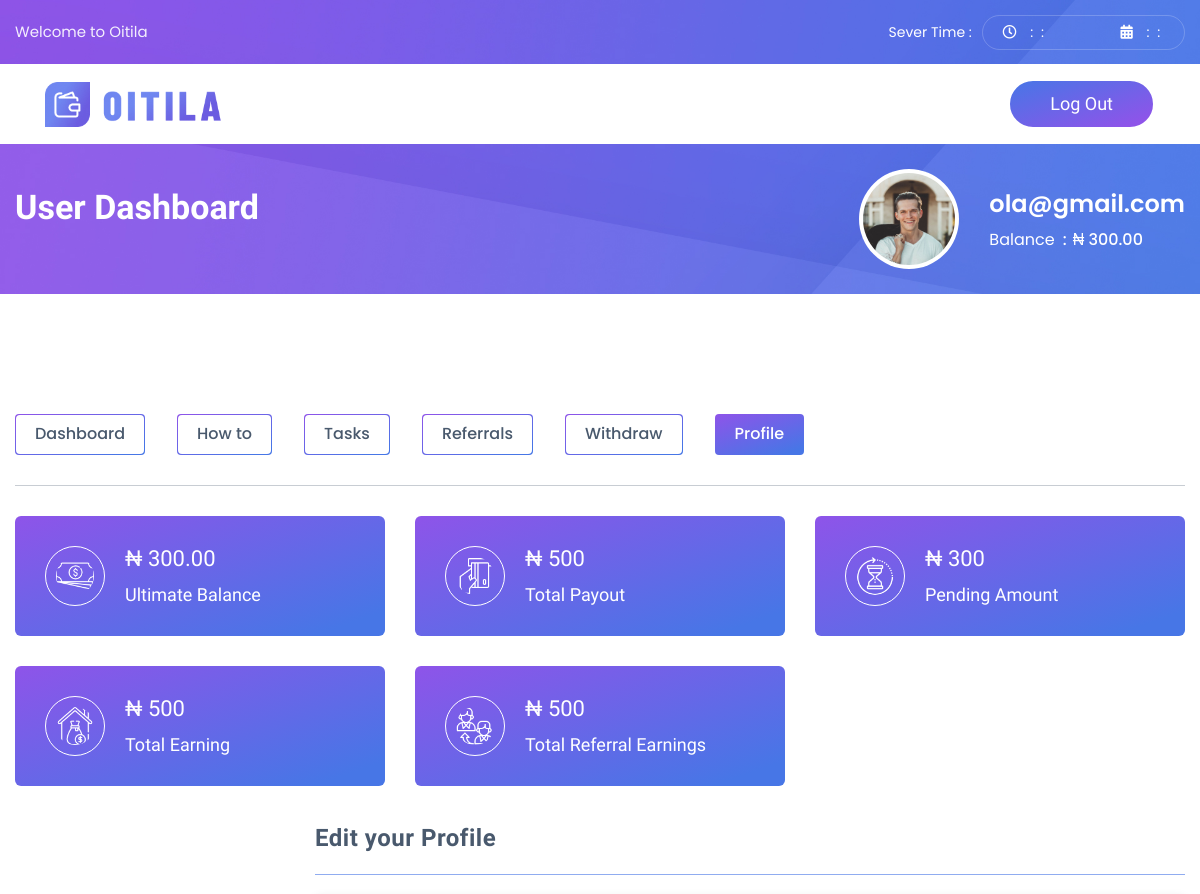
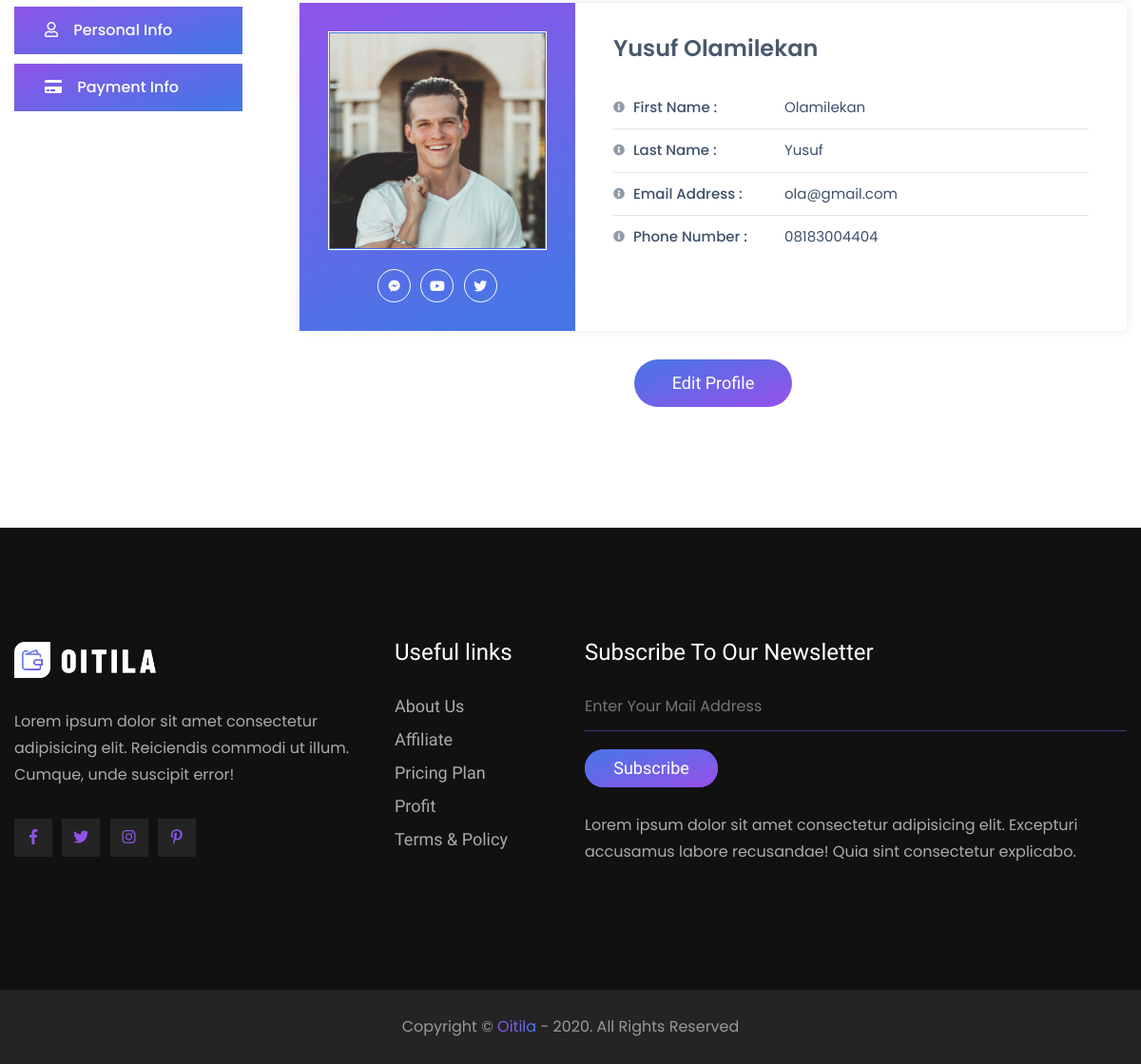
Screenshot of /profile (signed in) with the database file from the repository (2 pictures, top to bottom).
### authentication/models.py (models this page shows, shortened)
class User(AbstractBaseUser, PermissionsMixin, TimestampedModel):
    id = models.UUIDField(auto_created=True, default=uuid.uuid4, primary_key=True, verbose_name='ID', editable=False)
    username = models.CharField(db_index=True, max_length=255, unique=True)
    email = models.CharField(max_length=255, unique=True)
    firstname = models.CharField(max_length=255)
    lastname = models.CharField(max_length=255)
    phone = models.CharField(max_length=255)
    activation_token = models.UUIDField(auto_created=True, default=uuid.uuid4, editable=False, unique=True)
    referral_code = models.CharField(null=True, blank=True, max_length=255)
    is_active = models.BooleanField(default=True)
    is_staff = models.BooleanField(default=False)
    objects = UserManager()
    USERNAME_FIELD = 'email'
    def __str__(self):
        return self.email
    @property
    def fullname(self):
        return f'{self.lastname} {self.firstname}'

### account/models.py (models this page shows)
class UserProfile(TimestampedModel):
    user = models.OneToOneField(User, on_delete=models.CASCADE, related_name='profile')
    account_balance = models.DecimalField(max_digits=10, decimal_places=2, default=0)

### base/views.py (the view)
# urls.py: path('profile', profile, name='profile'),
def profile(request):
    context = {
        }
    return render(request,"profile.html", context)

### base/context_proccessor.py (called while the page is built)
def host(request):
    context = {
        'host': request.environ.get("HTTP_HOST"),
    }
    return context

### templates/profile.html (shortened to what this page needs)
{% extends 'base.html' %}
{% load static %}
{% block content %}
<div class="user-dashboard">
    <div class="container">
        {% include "common/dashboard-menu.html" %}
        {% include "common/user-statistics.html" %}
        <div class="profile">
            <div class="row justify-content-center">
                <div class="col-xl-3 col-lg-3">
                    <div class="accont-tab">
                        <div class="nav flex-column nav-pills" id="v-pills-tab" role="tablist" aria-orientation="vertical">
                            <a class="nav-link active" id="personal-info-tab" data-toggle="pill" href="#personal-info" role="tab" aria-controls="v-pills-home" aria-selected="true"><i class="far fa-user"></i> Personal Info</a>
                            <a class="nav-link" id="payment-info-tab" data-toggle="pill" href="#payment-info" role="tab" aria-controls="v-pills-profile" aria-selected="false"><i class="fas fa-credit-card"></i> Payment Info</a>
                        </div>
                    </div>
                </div>
                <div class="col-xl-9 col-lg-9">
                    <div class="tab-content" id="v-pills-tabContent">
                        <div class="tab-pane fade show active" id="personal-info" role="tabpanel" aria-labelledby="personal-info-tab">
                            <h3 class="title">Edit your Profile</h3>
                            <div class="player-profile">
                                <div class="row no-gutters">
                                    <div class="col-xl-4 col-lg-4 col-md-4">
                                        <div class="player-card">
                                            <div class="part-pic">
                                                <img src="{% static 'img/member-1.jpg' %}" alt="">
                                            </div>
                                            <div class="social-link">
                                                <ul>
                                                    <li>
                                                        <a href="#">
                                                            <i class="fab fa-facebook-messenger"></i>
                                                        </a>
                                                    </li>
                                                    <li>
                                                        <a href="#">
                                                            <i class="fab fa-youtube"></i>
                                                        </a>
                                                    </li>
                                                    <li>
                                                        <a href="#">
                                                            <i class="fab fa-twitter"></i>
                                                        </a>
                                                    </li>
                                                </ul>
                                            </div>
                                        </div>
                                    </div>
                                    <div class="col-xl-8 col-lg-8 col-md-8">
                                        <div class="part-info">
                                            <span class="player-name">
                                                {{ request.user.fullname }}
                                            </span>
                                            <ul>
                                                <li>
                                                    <span class="property"><i class="fas fa-info-circle"></i> First Name :</span>
                                                    <span class="value">{{ request.user.firstname}} </span>
                                                </li>
                                                <li>
                                                    <span class="property"><i class="fas fa-info-circle"></i> Last Name :</span>
                                                    <span class="value">{{request.user.lastname}}</span>
                                                </li>
                                                <li>
                                                    <span class="property"><i class="fas fa-info-circle"></i> Email Address :</span>
                                                    <span class="value">{{request.user.email}}</span>
                                                </li>
                                                <li>
                                                    <span class="property"><i class="fas fa-info-circle"></i> Phone Number :</span>
                                                    <span class="value">{{request.user.phone}}</span>
                                                </li>
                                            </ul>
                                        </div>
                                    </div>
                                </div>
                            </div>
                            <div class="edit-profile text-center">
                                <a href="#" class="btn-hyipox-2">Edit Profile</a>
                            </div>
                        </div>
                    </div>
                </div>
            </div>
        </div>
    </div>
</div>
{% endblock content %}

### templates/common/breadcrumbs.html (shortened to what this page needs)
{% load static %}
<div class="breadcrumb-oitila db-breadcrumb">
    <div class="container">
        <div class="row justify-content-lg-around">
            <div class="col-xl-6 col-lg-7 col-md-5 col-sm-6 col-8">
                <div class="part-txt">
                    <h1>User Dashboard</h1>
                </div>
            </div>
            {% if request.user %}
            <div class="col-xl-6 col-lg-5 col-md-7 col-sm-6 col-4 d-flex align-items-center">
                <div class="db-user-profile">
                    <div class="part-data">
                        <span class="name">{{ request.user }}</span>
                        <ul>
                            <li>
                                <span class="text">Balance</span>
                                <span class="number">₦ {{request.user.profile.account_balance}}</span>
                            </li>
                        </ul>
                    </div>
                    <div class="part-img">
                        <img src="{% static 'img/member-1.jpg' %}" alt="">
                    </div>
                </div>
            </div>
            {% endif %}
        </div>
    </div>
</div>

### templates/common/user-statistics.html (shortened to what this page needs)
{% load static %}
{% if request.user %}
<div class="user-statics">
    <div class="row">
        <div class="col-xl-4 col-lg-4 col-md-6 col-sm-6">
            <div class="single-statics">
                <div class="part-icon">
                    <img src="{% static 'img/icon/002-cash.png' %}" alt="">
                </div>
                <div class="part-info">
                    <span class="number">₦ {{ request.user.profile.account_balance }}</span>
                    <span class="text">Ultimate Balance</span>
                </div>
            </div>
        </div>
        <div class="col-xl-4 col-lg-4 col-md-6 col-sm-6">
            <div class="single-statics">
                <div class="part-icon">
                    <img src="{% static 'img/icon/003-credit-card.png' %}" alt="">
                </div>
                <div class="part-info">
                    <span class="number">₦ {{approved_withdrawals.amount__sum}}</span>
                    <span class="text">Total Payout</span>
                </div>
            </div>
        </div>
        <div class="col-xl-4 col-lg-4 col-md-6 col-sm-6">
            <div class="single-statics">
                <div class="part-icon">
                    <img src="{% static 'img/icon/004-hourglass.png' %}" alt="">
                </div>
                <div class="part-info">
                    <span class="number">₦ {{ pending_withdrawals.amount__sum}}</span>
                    <span class="text">Pending Amount</span>
                </div>
            </div>
        </div>
        <div class="col-xl-4 col-lg-4 col-md-6 col-sm-6">
            <div class="single-statics">
                <div class="part-icon">
                    <img src="{% static 'img/icon/006-wage.png' %}" alt="">
                </div>
                <div class="part-info">
                    <span class="number">₦ {{refferals_earnings.amount__sum}}</span>
                    <span class="text">Total Earning</span>
                </div>
            </div>
        </div>
        <div class="col-xl-4 col-lg-4 col-md-6 col-sm-6">
            <div class="single-statics">
                <div class="part-icon">
                    <img src="{% static 'img/icon/007-referral.png' %}" alt="">
                </div>
                <div class="part-info">
                    <span class="number">₦ {{refferals_earnings.amount__sum}}</span>
                    <span class="text">Total Referral Earnings</span>
                </div>
            </div>
        </div>
    </div>
</div>
{% endif %}

### rows the page displays
User: user "ola@gmail.com", user.profile.account_balance "300.00", user.fullname "Yusuf Olamilekan", user.firstname "Olamilekan", user.lastname "Yusuf", user.email "ola@gmail.com", user.phone "08183004404"

### other values shown
{{ approved_withdrawals.amount__sum }} "500"
{{ pending_withdrawals.amount__sum }} "300"
{{ refferals_earnings.amount__sum }} "500"
